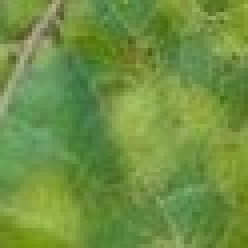
#> input picture 3075/downy1.jpg, 62 x 62 px (shown 4 times larger)
$ python ima_match3.py
#> lines starting #> are read from the running program, lines starting #| are printed output that depends on the picture; after the words box and inside, x2 and y2 are one past the last pixel; in counts of white or black regions, pixels touching at a corner belong together
import cv2
import numpy as np
#from cv2 import cv

#method = cv.CV_TM_SQDIFF_NORMED

# Read the images from the file
small_image = cv2.imread('downy1.jpg')
#> small_image is the input picture: shape (62, 62, 3); mean B, G, R 66.7, 145, 111
large_image = cv2.imread('downy.jpg')
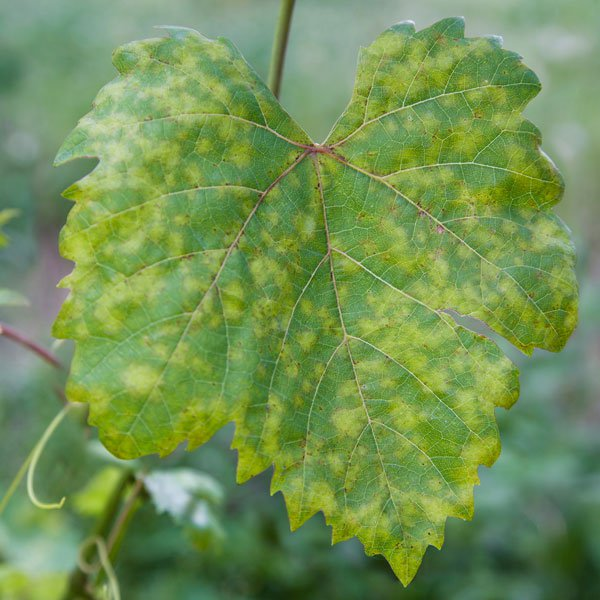
#> input picture 3075/downy.jpg, 600 x 600 px
#> large_image is the input picture: shape (600, 600, 3); mean B, G, R 85.2, 146.1, 114.3

result = cv2.matchTemplate(small_image, large_image, cv2.TM_SQDIFF_NORMED)
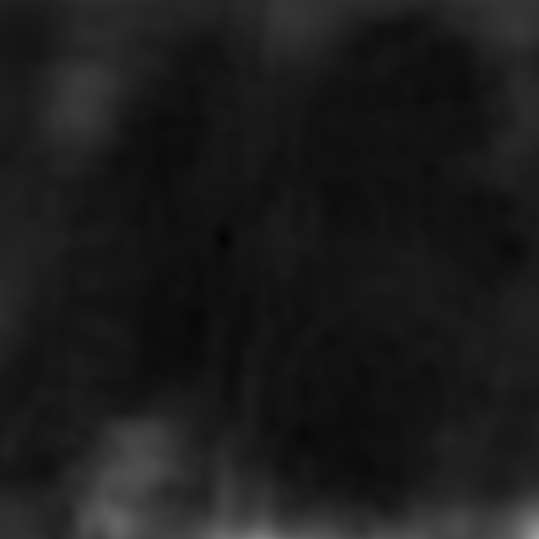
#> result: shape (539, 539) float32; min 0.000915, max 0.628, mean 0.11

# We want the minimum squared difference
mn,_,mnLoc,_ = cv2.minMaxLoc(result)
#> mn = 0.000915; mnLoc = (223, 238)

# Draw the rectangle:
# Extract the coordinates of our best match
MPx,MPy = mnLoc
#> MPx = 223; MPy = 238

# Step 2: Get the size of the template. This is the same size as the match.
trows,tcols = small_image.shape[:2]
#> trows = 62; tcols = 62

# Step 3: Draw the rectangle on large_image
cv2.rectangle(large_image, (MPx,MPy),(MPx+tcols,MPy+trows),(0,0,255),2)
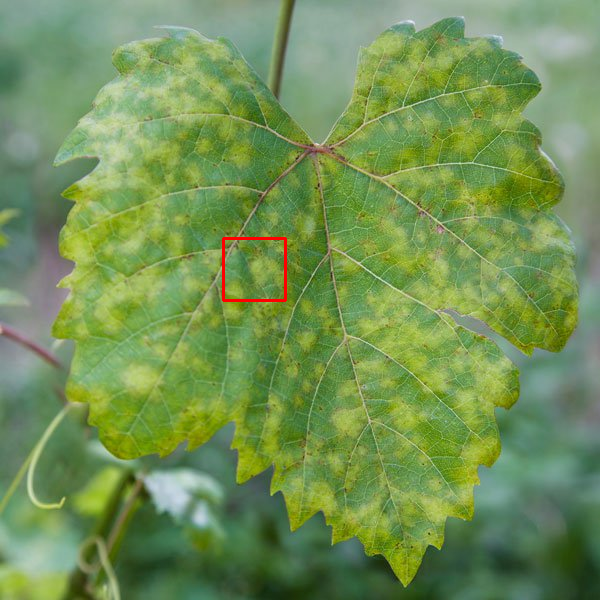
#> large_image: shape (600, 600, 3); 0.21% of pixels changed, all inside (x1, y1, x2, y2) = (222, 237, 287, 302)

# Display the original image with the rectangle around the match.
cv2.imshow('output',large_image)

# The image is only displayed if we call this
cv2.waitKey(7000)
